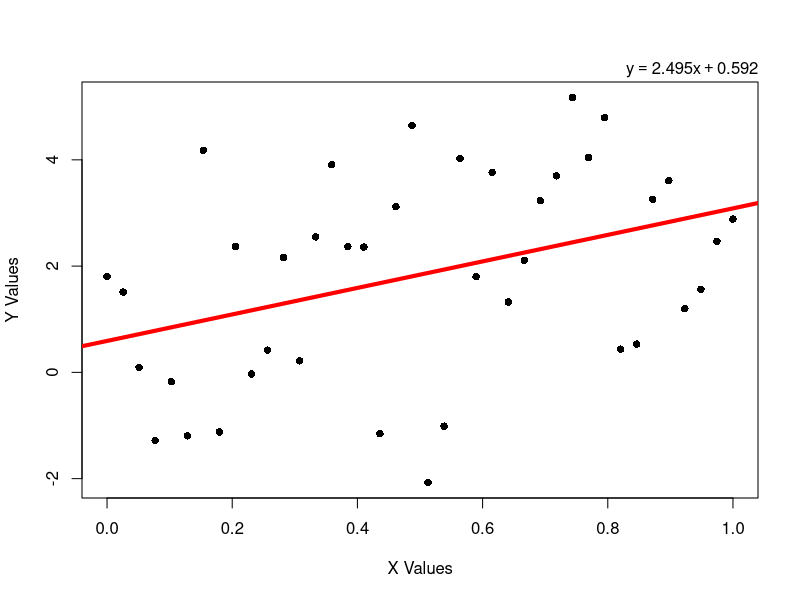

Here is the R script that generated this plot: (Note: this script raises an error after producing the figure.)
# Problem 2 in homework 1

###### 2.a

x <- seq(0, 1, length.out = 40)
z <- rnorm(n = 40, mean = 0, sd = 2)    #creates the errors with sd = 2 and mean = 0
y <- 1 + 1.2 * x + z

df <- data.frame(x, y)    #puts the data into a data frame

linear <- lm(y~x, data = df)
lm_coef <- round(coef(linear), 3) # extract coefficients 
plot(x = x, y = y, pch=16, xlab="X Values", 
      ylab="Y Values")  #plot the points

abline(linear, col="red", lwd=4)         # plot best fit line 

mtext(bquote(y == .(lm_coef[2])*x + .(lm_coef[1])), 
      adj = 1, padj = 0) # display equation in top right

summary(linear)   #True B1 should be 1.2 also used to find RMSE

ci <- confint(linear)
ci[2,]            #calculates the CI for B1



###### 2.b Estimating the slope

b1 <- numeric(0)
ci <- data.frame(NULL, nrow = 100, ncol = 2)
x <- seq(0, 1, length.out = 40)
for (i in 1:100) {
      e <- 2 * rnorm(length(x))
      y <- 1 + 1.2*x + e
      l2 <- lm(y~x)
      conf <- confint(l2)
      b1[i] <- l2$coe[2]
      ci[i,] <- conf[2,]
}

hist(b1, breaks=10, col="blue")

